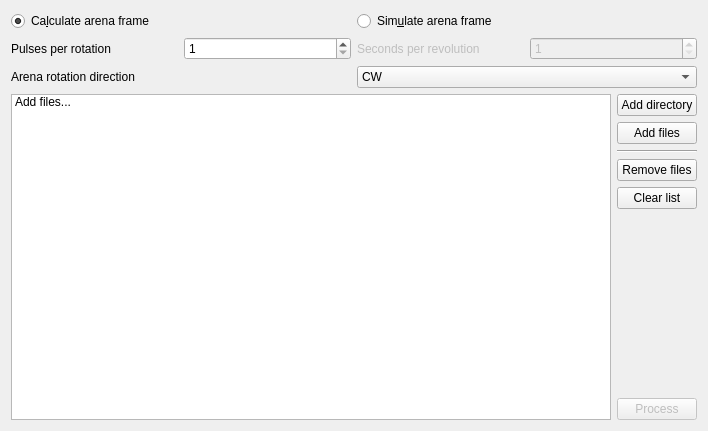
<?xml version="1.0" encoding="UTF-8"?>
<ui version="4.0">
 <class>PosConv</class>
 <widget class="QWidget" name="PosConv">
  <property name="geometry">
   <rect>
    <x>0</x>
    <y>0</y>
    <width>708</width>
    <height>431</height>
   </rect>
  </property>
  <property name="windowTitle">
   <string>POSCONV - Position Log Converter</string>
  </property>
  <layout class="QVBoxLayout" name="verticalLayout_3">
   <item>
    <layout class="QVBoxLayout" name="paramLayout">
     <item>
      <layout class="QHBoxLayout" name="buttonLayout">
       <item>
        <widget class="QRadioButton" name="calculateButton">
         <property name="text">
          <string>Ca&amp;lculate arena frame</string>
         </property>
         <property name="checked">
          <bool>true</bool>
         </property>
        </widget>
       </item>
       <item>
        <widget class="QRadioButton" name="simulateButton">
         <property name="text">
          <string>Sim&amp;ulate arena frame</string>
         </property>
        </widget>
       </item>
      </layout>
     </item>
     <item>
      <layout class="QHBoxLayout" name="horizontalLayout">
       <item>
        <layout class="QHBoxLayout" name="horizontalLayout_3">
         <item>
          <widget class="QLabel" name="pulsesPerRotationLabel">
           <property name="text">
            <string>Pulses per rotation</string>
           </property>
          </widget>
         </item>
         <item>
          <widget class="QSpinBox" name="pulsesPerRotationBox">
           <property name="minimum">
            <number>1</number>
           </property>
           <property name="maximum">
            <number>9999</number>
           </property>
          </widget>
         </item>
        </layout>
       </item>
       <item>
        <layout class="QHBoxLayout" name="horizontalLayout_2">
         <item>
          <widget class="QLabel" name="rpmLabel">
           <property name="enabled">
            <bool>false</bool>
           </property>
           <property name="text">
            <string>Seconds per revolution</string>
           </property>
          </widget>
         </item>
         <item>
          <widget class="QSpinBox" name="rpmBox">
           <property name="enabled">
            <bool>false</bool>
           </property>
           <property name="minimum">
            <number>1</number>
           </property>
           <property name="maximum">
            <number>9999</number>
           </property>
          </widget>
         </item>
        </layout>
       </item>
      </layout>
     </item>
     <item>
      <layout class="QHBoxLayout" name="horizontalLayout_4">
       <item>
        <widget class="QLabel" name="label">
         <property name="text">
          <string>Arena rotation direction</string>
         </property>
        </widget>
       </item>
       <item>
        <widget class="QComboBox" name="directionComboBox">
         <item>
          <property name="text">
           <string>CW</string>
          </property>
         </item>
         <item>
          <property name="text">
           <string>CCW</string>
          </property>
         </item>
        </widget>
       </item>
      </layout>
     </item>
    </layout>
   </item>
   <item>
    <layout class="QHBoxLayout" name="fileLayout">
     <item>
      <widget class="QListWidget" name="fileList">
       <item>
        <property name="text">
         <string>Add files...</string>
        </property>
       </item>
      </widget>
     </item>
     <item>
      <layout class="QVBoxLayout" name="verticalLayout">
       <item>
        <widget class="QPushButton" name="addDirButton">
         <property name="text">
          <string>Add directory</string>
         </property>
        </widget>
       </item>
       <item>
        <widget class="QPushButton" name="addButton">
         <property name="text">
          <string>Add files</string>
         </property>
        </widget>
       </item>
       <item>
        <widget class="Line" name="line">
         <property name="orientation">
          <enum>Qt::Horizontal</enum>
         </property>
        </widget>
       </item>
       <item>
        <widget class="QPushButton" name="removeButton">
         <property name="text">
          <string>Remove files</string>
         </property>
        </widget>
       </item>
       <item>
        <widget class="QPushButton" name="clearButton">
         <property name="text">
          <string>Clear list</string>
         </property>
        </widget>
       </item>
       <item>
        <spacer name="verticalSpacer">
         <property name="orientation">
          <enum>Qt::Vertical</enum>
         </property>
         <property name="sizeHint" stdset="0">
          <size>
           <width>20</width>
           <height>40</height>
          </size>
         </property>
        </spacer>
       </item>
       <item>
        <layout class="QVBoxLayout" name="verticalLayout_2"/>
       </item>
       <item>
        <widget class="QPushButton" name="processButton">
         <property name="enabled">
          <bool>false</bool>
         </property>
         <property name="text">
          <string>Process</string>
         </property>
        </widget>
       </item>
      </layout>
     </item>
    </layout>
   </item>
  </layout>
 </widget>
 <resources/>
 <connections/>
</ui>
